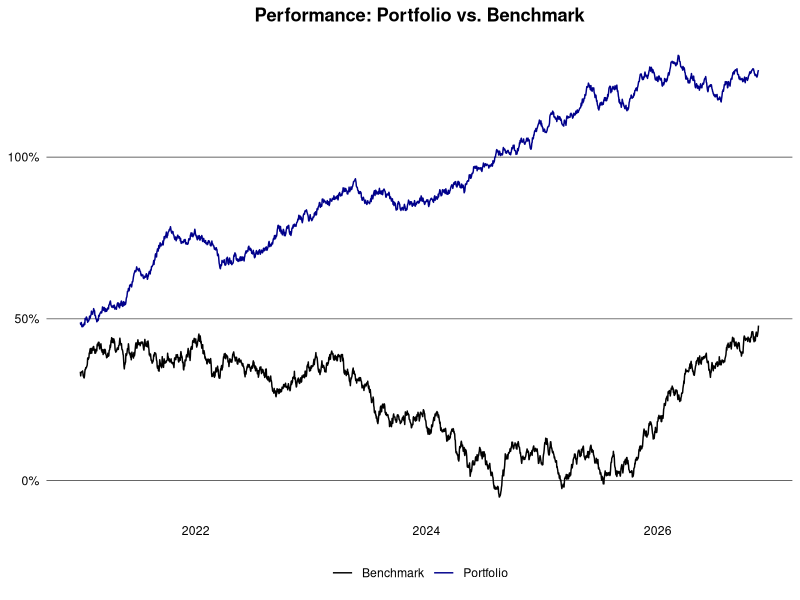
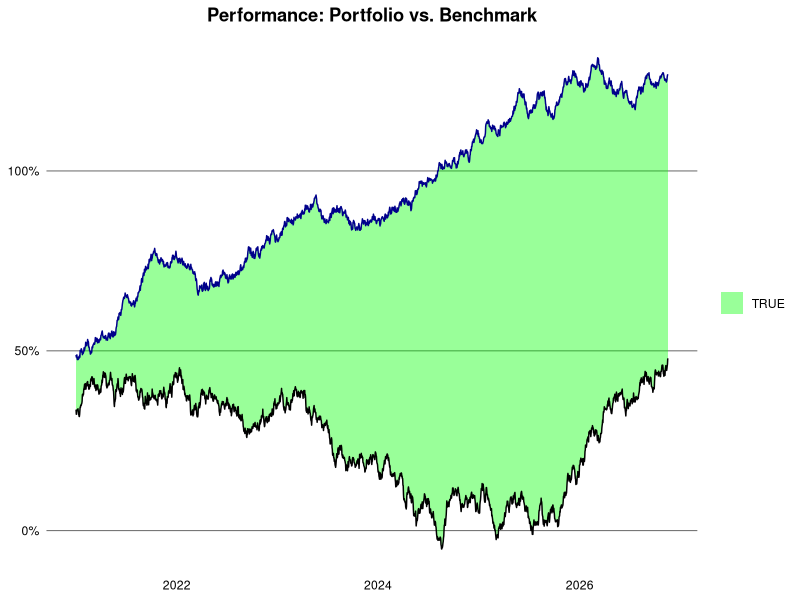

Reproduce these figures in R, in order.
## ---- chunk 1
library(data.table)

set.seed(1994L)

generate_prices <- function(ticker, start_date, end_date) {
  dates <- seq.Date(as.Date(start_date), as.Date(end_date), by = "days")
  n <- length(dates)
  prices <- cumprod(1 + rnorm(n, mean = 0.0005, sd = 0.01)) * 100
  data.table(
    ticker = ticker,
    date = dates,
    price = prices
  )
}

generate_benchmark <- function(start_date, end_date) {
  dates <- seq.Date(as.Date(start_date), as.Date(end_date), by = "days")
  n <- length(dates)
  prices <- cumprod(1 + rnorm(n, mean = 0.0003, sd = 0.008)) * 3000
  data.table(
    ticker = "SP500",
    date = dates,
    price = prices
  )
}

ticker <- c("AAPL", "GOOGL", "MSFT", "AMZN")
start_date <- "2015-01-01"
end_date <- Sys.Date()

dt <- lapply(ticker, generate_prices, start_date, end_date) |> rbindlist()
weights <- data.table(
  ticker = ticker,
  weight = c(0.4, 0.3, 0.2, 0.1),
  country = c("USA", "USA", "USA", "USA")
)
dt <- dt[weights, on = "ticker"]
head(dt)
## ---- chunk 2
logret <- function(x){
  x <- log(x)
  x - shift(x)
}

dt <- dt |>
  setorder(ticker, date) |>
  _[, ret := logret(price), by = ticker] |>
  na.omit("ret") |>
  _[, wret := ret * weight]
head(dt)
## ---- chunk 3
dt[, let(week = week(date), month = month(date), year = year(date))]
ret_week <- dt[, .(ret = sum(ret)), by = .(ticker, year, week)]
ret_month <- dt[, .(ret = sum(ret)), by = .(ticker, year, month)]
ret_year <- dt[, .(ret = sum(ret)), by = .(ticker, year)]
head(ret_year)
## ---- chunk 4
port_ret_week <- dt[, .(ret = sum(wret)), by = .(year, week)]
port_ret_month <- dt[, .(ret = sum(wret)), by = .(year, month)]
port_ret_year <- dt[, .(ret = sum(wret)), by = year]
head(port_ret_year)
## ---- chunk 5
bmr <- generate_benchmark(start_date, end_date) |>
  setorder(date) |>
  _[, ret := logret(price)] |>
  na.omit("ret")

port <- dt |>
  _[, .(ret = sum(wret), ticker = "Portfolio"), by = date] |>
  rbind(bmr[, .(ticker, date, ret)]) |>
  setorder(ticker, date) |>
  _[, cum_ret := cumsum(ret), by = ticker] |>
  _[, ticker := fifelse(ticker == "Portfolio", ticker, "Benchmark")][]
## ---- chunk 6
#| dpi = 300
library(ggplot2)

port |>
  _[between(date, "2021-01-01", max(date))] |>
  ggplot(aes(x = date, y = cum_ret, color = ticker)) +
  geom_line() +
  theme_minimal() +
  theme(
    plot.title = element_text(face = "bold", hjust = 0.5),
    panel.grid.major.y = element_line(color = "black", linewidth = 0.2),
    panel.grid.major.x = element_blank(),
    panel.grid.minor = element_blank(),
    axis.text = element_text(color = "black"),
    axis.title = element_blank(),
    legend.title = element_blank(),
    legend.position = "bottom"
  ) +
  scale_color_manual(values = c("Portfolio" = "darkblue", "Benchmark" = "black")) +
  scale_y_continuous(labels = scales::percent_format(accuracy = 2L)) +
  labs(title = "Performance: Portfolio vs. Benchmark")
## ---- chunk 7
#| dpi = 300
# TODO: remove the legend with T/F and bmr/port labels
perf <- port |>
  dcast(date ~ ticker, value.var = "cum_ret") |>
  setnames(tolower) |>
  _[, diff := portfolio - benchmark][]

perf |>
  _[between(date, "2021-01-01", max(date))] |>
  ggplot(aes(x = date)) +
  geom_ribbon(aes(
      ymin = pmin(portfolio, benchmark),
      ymax = pmax(portfolio, benchmark),
      fill = diff > 0
    ),
    alpha = 0.4
  ) +
  geom_line(aes(y = portfolio), color = "darkblue") +
  geom_line(aes(y = benchmark), color = "black") +
  scale_fill_manual(values = c("TRUE" = "green", "FALSE" = "red")) +
  scale_y_continuous(labels = scales::percent_format(accuracy = 2L)) +
  labs(title = "Performance: Portfolio vs. Benchmark") +
  theme_minimal() +
  theme(
    plot.title = element_text(face = "bold", hjust = 0.5),
    panel.grid.major.y = element_line(color = "black", linewidth = 0.2),
    panel.grid.major.x = element_blank(),
    panel.grid.minor = element_blank(),
    axis.text = element_text(color = "black"),
    axis.title = element_blank(),
    legend.title = element_blank()
  )
## ---- chunk 8

## ---- chunk 9
vola <- dt[, .(daily_vola = sd(ret)), by = .(ticker, year)] |>
  _[, let(
    weekly_vola = daily_vola * sqrt(5L),
    monthly_vola = daily_vola * sqrt(21L),
    yearly_vola = daily_vola * sqrt(252L)
  )]
head(vola)
